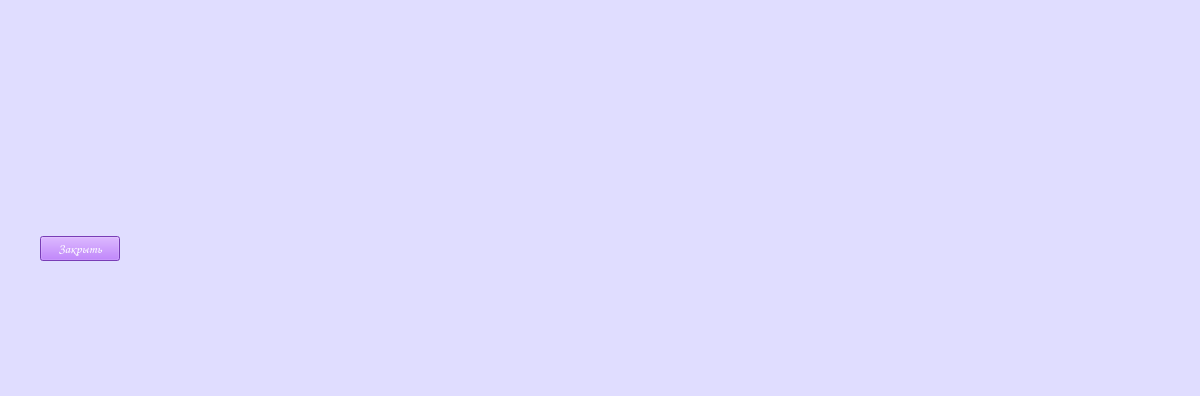
<?xml version="1.0" encoding="UTF-8"?>
<ui version="4.0">
 <class>Form</class>
 <widget class="QWidget" name="Form">
  <property name="windowModality">
   <enum>Qt::ApplicationModal</enum>
  </property>
  <property name="geometry">
   <rect>
    <x>0</x>
    <y>0</y>
    <width>1200</width>
    <height>396</height>
   </rect>
  </property>
  <property name="windowTitle">
   <string>Form</string>
  </property>
  <property name="styleSheet">
   <string notr="true">background-color: rgb(224, 221, 255);</string>
  </property>
  <widget class="QWidget" name="verticalLayoutWidget">
   <property name="geometry">
    <rect>
     <x>20</x>
     <y>20</y>
     <width>361</width>
     <height>261</height>
    </rect>
   </property>
   <layout class="QVBoxLayout" name="verticalLayout">
    <item>
     <spacer name="verticalSpacer_2">
      <property name="orientation">
       <enum>Qt::Vertical</enum>
      </property>
      <property name="sizeType">
       <enum>QSizePolicy::Fixed</enum>
      </property>
      <property name="sizeHint" stdset="0">
       <size>
        <width>20</width>
        <height>20</height>
       </size>
      </property>
     </spacer>
    </item>
    <item>
     <layout class="QHBoxLayout" name="horizontalLayout">
      <item>
       <spacer name="horizontalSpacer">
        <property name="orientation">
         <enum>Qt::Horizontal</enum>
        </property>
        <property name="sizeType">
         <enum>QSizePolicy::Fixed</enum>
        </property>
        <property name="sizeHint" stdset="0">
         <size>
          <width>20</width>
          <height>20</height>
         </size>
        </property>
       </spacer>
      </item>
      <item>
       <widget class="QTableWidget" name="table_clients">
        <property name="frameShape">
         <enum>QFrame::NoFrame</enum>
        </property>
       </widget>
      </item>
      <item>
       <spacer name="horizontalSpacer_2">
        <property name="orientation">
         <enum>Qt::Horizontal</enum>
        </property>
        <property name="sizeType">
         <enum>QSizePolicy::Fixed</enum>
        </property>
        <property name="sizeHint" stdset="0">
         <size>
          <width>20</width>
          <height>20</height>
         </size>
        </property>
       </spacer>
      </item>
     </layout>
    </item>
    <item>
     <layout class="QHBoxLayout" name="horizontalLayout_2">
      <item>
       <spacer name="horizontalSpacer_3">
        <property name="orientation">
         <enum>Qt::Horizontal</enum>
        </property>
        <property name="sizeType">
         <enum>QSizePolicy::Fixed</enum>
        </property>
        <property name="sizeHint" stdset="0">
         <size>
          <width>20</width>
          <height>20</height>
         </size>
        </property>
       </spacer>
      </item>
      <item alignment="Qt::AlignLeft">
       <widget class="QPushButton" name="btn_exit">
        <property name="font">
         <font>
          <family>Comic Sans MS</family>
          <pointsize>10</pointsize>
         </font>
        </property>
        <property name="styleSheet">
         <string notr="true">background-color: rgb(170, 85, 255);
color: rgb(255, 255, 255);</string>
        </property>
        <property name="text">
         <string>Закрыть</string>
        </property>
       </widget>
      </item>
     </layout>
    </item>
    <item>
     <spacer name="verticalSpacer">
      <property name="orientation">
       <enum>Qt::Vertical</enum>
      </property>
      <property name="sizeType">
       <enum>QSizePolicy::Fixed</enum>
      </property>
      <property name="sizeHint" stdset="0">
       <size>
        <width>20</width>
        <height>20</height>
       </size>
      </property>
     </spacer>
    </item>
   </layout>
  </widget>
 </widget>
 <resources/>
 <connections/>
</ui>
